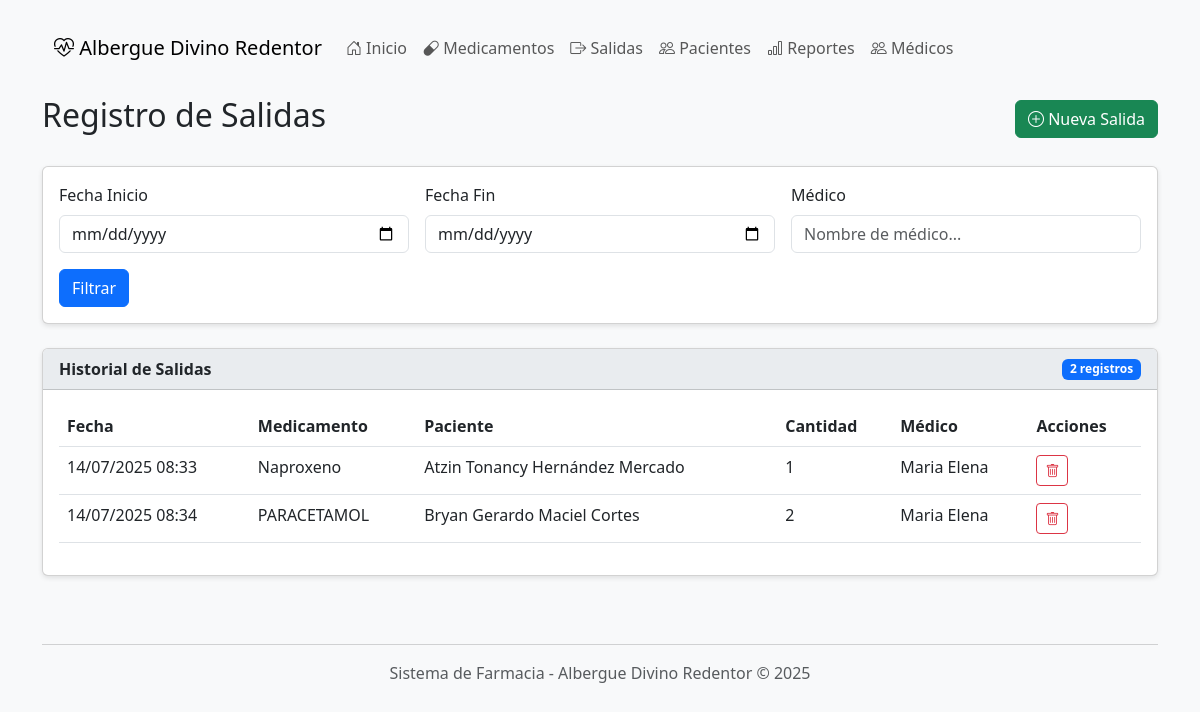
The page /salidas/ on the database its author committed.
### farmacia/models.py (models this page shows, shortened)
class SalidaMedicamento(models.Model):
    id = models.AutoField(primary_key=True)
    medicamento = models.ForeignKey(Medicamento, on_delete=models.CASCADE)
    paciente = models.ForeignKey(Paciente, on_delete=models.CASCADE)
    cantidad = models.PositiveIntegerField()
    fecha = models.DateTimeField(auto_now_add=True)
    medico = models.ForeignKey(Medico, on_delete=models.CASCADE, verbose_name="Médico responsable")
    class Meta:
        verbose_name = "Salida de Medicamento"
        verbose_name_plural = "Salidas de Medicamentos"

class Medicamento(models.Model):
    id = models.AutoField(primary_key=True)
    clave = models.CharField(max_length=50, unique=True, verbose_name="Clave única")
    nombre = models.CharField(max_length=200, verbose_name="Nombre")
    categoria = models.ForeignKey('CategoriaMedicamento', on_delete=models.CASCADE)
    descripcion = models.TextField(blank=True, verbose_name="Descripción")
    fecha_caducidad = models.DateField(verbose_name="Fecha de caducidad")
    cantidad = models.IntegerField(default=0, verbose_name="Cantidad en inventario")
    status = models.BooleanField(default=True, verbose_name="Disponible")
    class Meta:
        verbose_name = "Medicamento"
        verbose_name_plural = "Medicamentos"
        ordering = ['nombre']

class Paciente(models.Model):
    id = models.AutoField(primary_key=True)
    nombre = models.CharField(max_length=200)
    apellidos = models.CharField(max_length=200)
    fecha_registro = models.DateTimeField(auto_now_add=True)
    class Meta:
        verbose_name = "Paciente"
        verbose_name_plural = "Pacientes"

class Medico(models.Model):
    id = models.AutoField(primary_key=True)
    nombre = models.CharField(max_length=100)
    apellidos = models.CharField(max_length=100)
    especialidad = models.CharField(max_length=100, blank=True, null=True)
    telefono = models.CharField(max_length=15, blank=True, null=True)
    activo = models.BooleanField(default=True)
    class Meta:
        verbose_name = "Médico"
        verbose_name_plural = "Médicos"

### farmacia/views.py (the view)
# urls.py: path('salidas/', views.salidas, name='salidas'),
def salidas(request):
    salidas_list = SalidaMedicamento.objects.select_related('medicamento', 'paciente', 'medico').all()
    context = {
        'salidas': salidas_list
    }
    return render(request, 'salidas.html', context)

### farmacia/templates/salidas.html (shortened to what this page needs)
{% extends 'base.html' %}
{% block content %}
    <div class="d-flex justify-content-between align-items-center mb-4">
        <h2>Registro de Salidas</h2>
        <a href="{% url 'salida_nueva' %}" class="btn btn-success">
            <i class="bi bi-plus-circle"></i> Nueva Salida
        </a>
    </div>
    <div class="card mb-4">
        <div class="card-body">
            <form method="get" class="row g-3">
                <div class="col-md-4">
                    <label class="form-label">Fecha Inicio</label>
                    <input type="date" name="fecha_inicio" class="form-control">
                </div>
                <div class="col-md-4">
                    <label class="form-label">Fecha Fin</label>
                    <input type="date" name="fecha_fin" class="form-control">
                </div>
                <div class="col-md-4">
                    <label class="form-label">Médico</label>
                    <input type="text" name="medico" class="form-control" placeholder="Nombre de médico...">
                </div>
                <div class="col-12">
                    <button type="submit" class="btn btn-primary">Filtrar</button>
                </div>
            </form>
        </div>
    </div>
    <div class="card">
        <div class="card-header d-flex justify-content-between align-items-center">
            <span>Historial de Salidas</span>
            <span class="badge bg-primary">{{ salidas.count }} registros</span>
        </div>
        <div class="card-body">
            <div class="table-responsive">
                <table class="table table-hover">
                    <thead>
                        <tr>
                            <th>Fecha</th>
                            <th>Medicamento</th>
                            <th>Paciente</th>
                            <th>Cantidad</th>
                            <th>Médico</th>
                            <th>Acciones</th>
                        </tr>
                    </thead>
                    <tbody>
                        {% for salida in salidas %}
                        <tr>
                            <td>{{ salida.fecha|date:"d/m/Y H:i" }}</td>
                            <td>{{ salida.medicamento.nombre }}</td>
                            <td>{{ salida.paciente.nombre }} {{ salida.paciente.apellidos }}</td>
                            <td>{{ salida.cantidad }}</td>
                            <td>{{ salida.medico.nombre }}</td>
                            <td>
                                <a href="#" class="btn btn-sm btn-outline-danger">
                                    <i class="bi bi-trash"></i>
                                </a>
                            </td>
                        </tr>
                        {% empty %}
                        <tr>
                            <td colspan="6" class="text-center">No hay salidas registradas</td>
                        </tr>
                        {% endfor %}
                    </tbody>
                </table>
            </div>
        </div>
    </div>
{% endblock %}

### farmacia/templates/base.html (style rules this page uses)
body { background-color: #f8f9fa; padding-top: 20px; padding-bottom: 40px; }
.card { margin-bottom: 20px; box-shadow: 0 2px 5px rgba(0,0,0,0.1); }
.card-header { background-color: #e9ecef; font-weight: bold; }

### rows shown on the page
SalidaMedicamento: fecha "14/07/2025 08:33", medicamento.nombre "Naproxeno", paciente.nombre "Atzin Tonancy", paciente.apellidos "Hernández Mercado", cantidad "1", medico.nombre "Maria Elena"
SalidaMedicamento: fecha "14/07/2025 08:34", medicamento.nombre "PARACETAMOL", paciente.nombre "Bryan Gerardo", paciente.apellidos "Maciel Cortes", cantidad "2", medico.nombre "Maria Elena"

### other values the page prints
{{ salidas.count }} "2"
